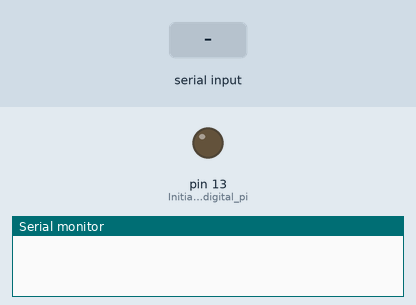
The sketch below on a simulated Arduino Mega 2560, built with avr-gcc and run on an emulated ATmega2560. Shown: output pins drawn as LEDs (lit = HIGH), the last lines printed to the serial monitor. The inputs (shaded band) are chosen by the test bench.

Above: at 1.2 s.
1.3 s: "1" received over the second serial link
At 1.8 s:
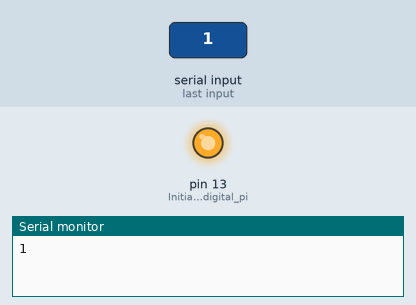
2.8 s: "0" received over the second serial link
At 4.1 s:
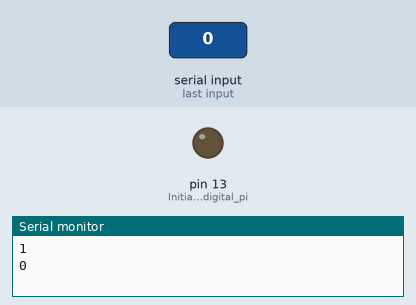
Timing chart, 0 to 5.8 s (numbered marks = the images above; inputs shaded):
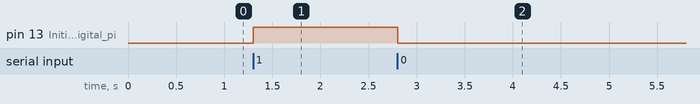

The sketch:

blinker_part2560.ino
```cpp
String Serial_String = "";

// Initial setup
void setup() {
  Serial.begin(9600); // Initialize the debug serial port
 /*
  * It is recommended to use the lower baud rate. The higher the baud rate,
  * the higher the bit error rate will be, and the control action might fail.
  */
  Serial3.begin(4800); // Initialize the ESP8266 <=> MEGA2560 serial port
  pinMode(LED_BUILTIN, OUTPUT); // Initialize the digital pin LED_BUILTIN as an output
}

// Read a command from ESP8266 over serial
void read_string() {
  while (Serial3.available() > 0) {
    Serial_String += (char)(Serial3.read());
    delay(2);
  }
}

// The loop function runs over and over again forever
void loop() {
  if (Serial3.available() > 0) {
    Serial_String = "";
    read_string();
    Serial.println(Serial_String);
  }
  if (Serial_String == "1")
    digitalWrite(LED_BUILTIN, HIGH);   // turn the LED on (HIGH is the voltage level)
  if (Serial_String == "0")
    digitalWrite(LED_BUILTIN, LOW);    // turn the LED off by making the voltage LOW
}
```

Measured:
- after the input at 1.3 s, pin 13 (Initialize_the_digital_pi): LOW → HIGH at once
- after the input at 2.8 s, pin 13 (Initialize_the_digital_pi): HIGH → LOW at once
